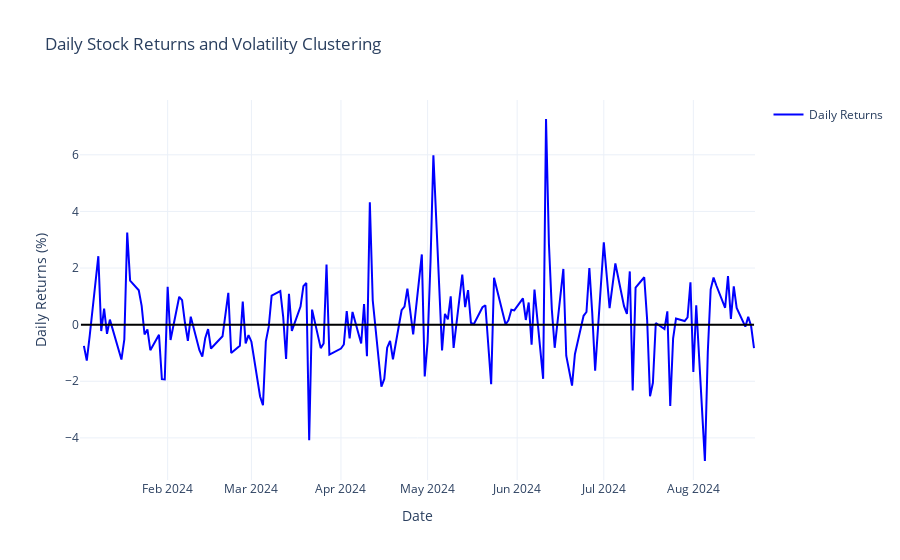

The code cell stored with this chart in its notebook:
### Code cell
# Create a Plotly figure for daily returns
fig = go.Figure()

# Add daily returns as a line plot
fig.add_trace(go.Scatter(x=df_filtered.index, y=df_filtered['Returns'], mode='lines', name='Daily Returns', line=dict(color='blue')))

# Add a horizontal line at 0 for reference
fig.add_shape(type="line", x0=df_filtered.index.min(), y0=0, x1=df_filtered.index.max(), y1=0, line=dict(color="black", width=2))

# Update the layout for better aesthetics
fig.update_layout(
    title="Daily Stock Returns and Volatility Clustering",
    xaxis_title="Date",
    yaxis_title="Daily Returns (%)",
    showlegend=True,
    template="plotly_white"
)

fig.show()

### Figure 1 — Plotly figure (JSON) as saved in the notebook; plotly's stock layout.template omitted (floating-point values rounded to 4 significant figures; data arrays with more than 128 entries replaced by an {"elided": "..."} marker saying what was removed)
{"data": [{"line": {"color": "blue"}, "mode": "lines", "name": "Daily Returns", "type": "scatter", "x": {"elided": "162 str values"}, "y": {"elided": "162 float values"}}], "layout": {"autosize": true, "shapes": [{"line": {"color": "black", "width": 2}, "type": "line", "x0": "2024-01-02T00:00:00", "x1": "2024-08-22T00:00:00", "y0": 0, "y1": 0}], "showlegend": true, "title": {"text": "Daily Stock Returns and Volatility Clustering"}, "xaxis": {"autorange": true, "range": ["2024-01-01 12:07:38.5987", "2024-08-22 11:52:21.4013"], "title": {"text": "Date"}, "type": "date"}, "yaxis": {"autorange": true, "range": [-5.488, 7.936], "title": {"text": "Daily Returns (%)"}, "type": "linear"}}}
